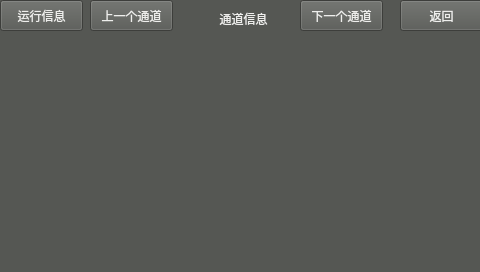
<?xml version="1.0" encoding="UTF-8"?>
<ui version="4.0">
 <class>waveWindow</class>
 <widget class="QWidget" name="waveWindow">
  <property name="geometry">
   <rect>
    <x>0</x>
    <y>0</y>
    <width>480</width>
    <height>272</height>
   </rect>
  </property>
  <property name="windowTitle">
   <string>Form</string>
  </property>
  <property name="styleSheet">
   <string notr="true">background-color: rgb(85, 87, 83);
color: rgb(238, 238, 236);</string>
  </property>
  <widget class="QLabel" name="wavechannellabel">
   <property name="geometry">
    <rect>
     <x>13</x>
     <y>8</y>
     <width>461</width>
     <height>23</height>
    </rect>
   </property>
   <property name="text">
    <string>&lt;html&gt;&lt;head/&gt;&lt;body&gt;&lt;p align=&quot;center&quot;&gt;通道信息&lt;/p&gt;&lt;/body&gt;&lt;/html&gt;</string>
   </property>
  </widget>
  <widget class="QPushButton" name="lastButton">
   <property name="geometry">
    <rect>
     <x>90</x>
     <y>0</y>
     <width>83</width>
     <height>31</height>
    </rect>
   </property>
   <property name="text">
    <string>上一个通道</string>
   </property>
  </widget>
  <widget class="QPushButton" name="nextButton">
   <property name="geometry">
    <rect>
     <x>300</x>
     <y>0</y>
     <width>83</width>
     <height>31</height>
    </rect>
   </property>
   <property name="text">
    <string>下一个通道</string>
   </property>
  </widget>
  <widget class="QPushButton" name="return_Button">
   <property name="geometry">
    <rect>
     <x>400</x>
     <y>0</y>
     <width>83</width>
     <height>31</height>
    </rect>
   </property>
   <property name="text">
    <string>返回</string>
   </property>
  </widget>
  <widget class="QPushButton" name="runmodeButton">
   <property name="geometry">
    <rect>
     <x>0</x>
     <y>0</y>
     <width>83</width>
     <height>31</height>
    </rect>
   </property>
   <property name="text">
    <string>运行信息</string>
   </property>
  </widget>
  <widget class="QChartView" name="widget" native="true">
   <property name="geometry">
    <rect>
     <x>-1</x>
     <y>39</y>
     <width>480</width>
     <height>231</height>
    </rect>
   </property>
  </widget>
 </widget>
 <customwidgets>
  <customwidget>
   <class>QChartView</class>
   <extends>QWidget</extends>
   <header>qchartview.h</header>
   <container>1</container>
  </customwidget>
 </customwidgets>
 <resources/>
 <connections/>
</ui>
